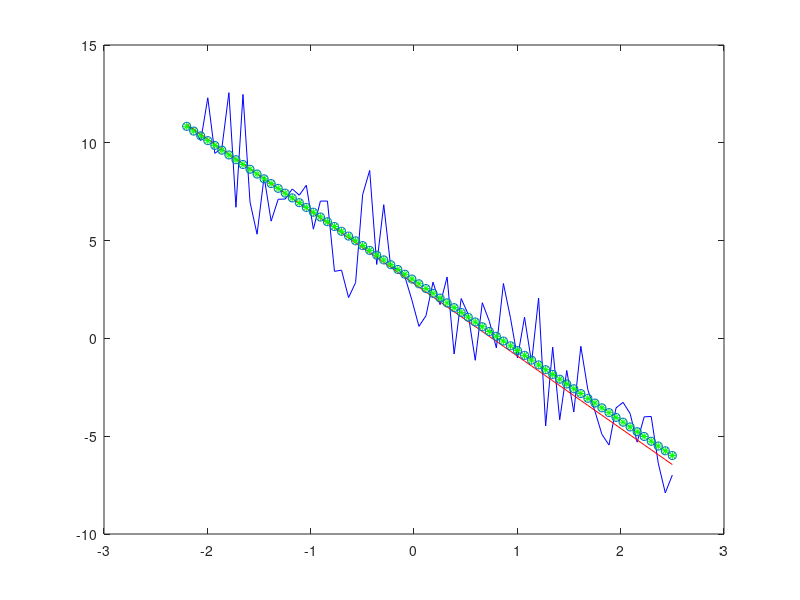

Write MATLAB code to recreate this figure.
clc
clear

x_min = -2.2;
x_max = 2.5;
n = 70;

X = x_min: (x_max - x_min) / (n - 1) : x_max;
c1 = 2.8;
c2 = -3.7;
c = [c2, c1]

# unknown function
y = c1 + c2 * X;

# noise
s = 1.5;
Z = s * normrnd(0, 1, 1, n);
Y = y + Z;

# recovery of function y(x)

# matrix way
xn = mean(X);
yn = mean(Y);
K = (X - xn)' * (Y - yn) / (n - 1);
b = K / (std(X) ^ 2);
Yn = yn + b * (X-xn)';

# using octave functions
m = 1;
cn = polyfit(X, Y, m)
Yn1 = polyval(cn, X);

plot(X, Y, 'b', X, y, 'r', X, Yn, 'g*--', X, Yn1, 'po')
#plot(X, Yn, 'g', X, Yn1, 'ro', X, y, 'b')


r = Yn - Y';
ort = r' * Yn
sn = sqrt(r' * r / (n - 2));
ss = [s, sn]
